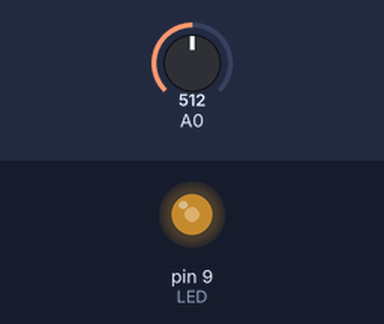
The sketch below on a simulated Arduino Uno, built with avr-gcc and run on an emulated ATmega328P. Shown: output pins drawn as LEDs (lit = HIGH). The inputs (shaded band) are chosen by the test bench; at power-on: A0 = 512.

Above: at 1.2 s.
1.3 s: A0 set to 716
At 1.8 s:
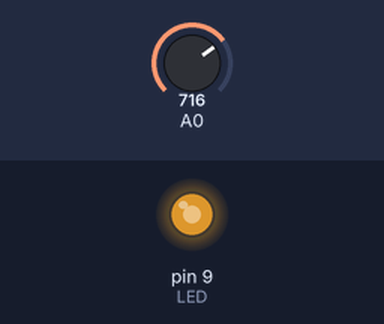
2.8 s: A0 set to 900
At 4.0 s:
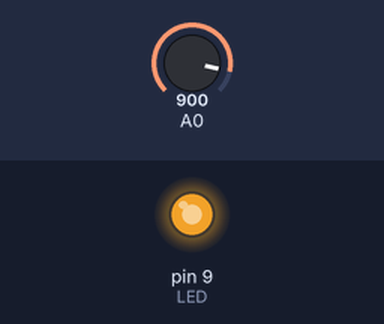
4.3 s: A0 set to 122
At 5.1 s:
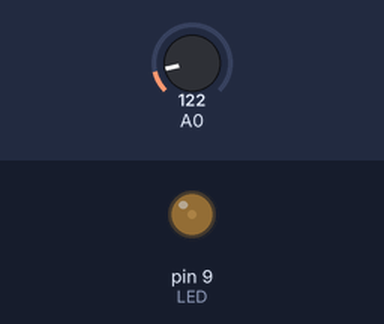
5.8 s: A0 set to 0
At 6.6 s:
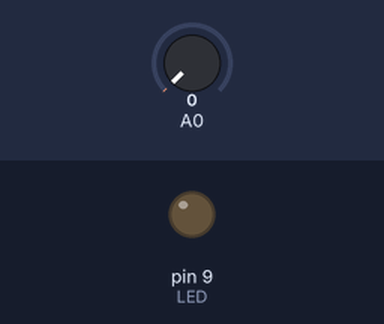
Timing chart, 0 to 8.3 s (numbered marks = the images above; inputs shaded):
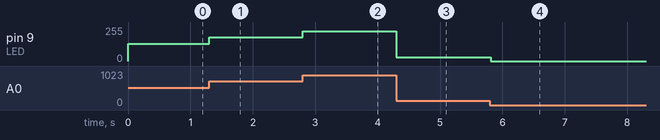

The sketch:

lightSensorP2.ino
```cpp
//Blink LED at a rate specified by the value of the analog input
const int LED = 9;                           // Pin for the LED

int val = 0;                                  // variable used to store the value comming from the sensor

void setup() {
  // put your setup code here, to run once:
  pinMode(LED, OUTPUT);                       // Telling ARDUINO LED is an OUTPUT

  //Note: Analog pins are automatically set as inputs
}

void loop() {
  // put your main code here, to run repeatedly:
  val = analogRead(0);                      // Read the value from the sensor

  analogWrite(LED, val/4);                  // Turn the LED ON at the brightest set by the sensor
                                            // divided by 4 because analogRead() returns values up to 1023
                                            // and analogWrite() accepts a maximum of 255
  delay(10);                                // Stop the program for some time
}

//Breadboard LED
//LED: h20 h19
//220R Ohm Resistor: i20 i26
//Cable 1: i19 to 9 on ARDUINO
//Cable 2: j26 to GND (Ground) in ARDUINO

//Light-dependent resistor(LDR) in solderless BREADBOARD, Pins: f11 f9
//Cable 1 in pin g11 connected to 5v in Arduino
//Cable 2 in pin h9 connected to A0 in Arduino
//Cable 3 in pin h4 connected to GND (Ground) *IMPORTANT*
//10K Ohm Resistor in pins g9 and g4
```

Measured:
- after the input at 1.3 s, pin 9 (LED): 128/255 → 179/255 at once
- after the input at 2.8 s, pin 9 (LED): 179/255 → 225/255 at once
- after the input at 4.3 s, pin 9 (LED): 225/255 → 30/255 at once
- after the input at 5.8 s, pin 9 (LED): 30/255 → 0/255 at once
